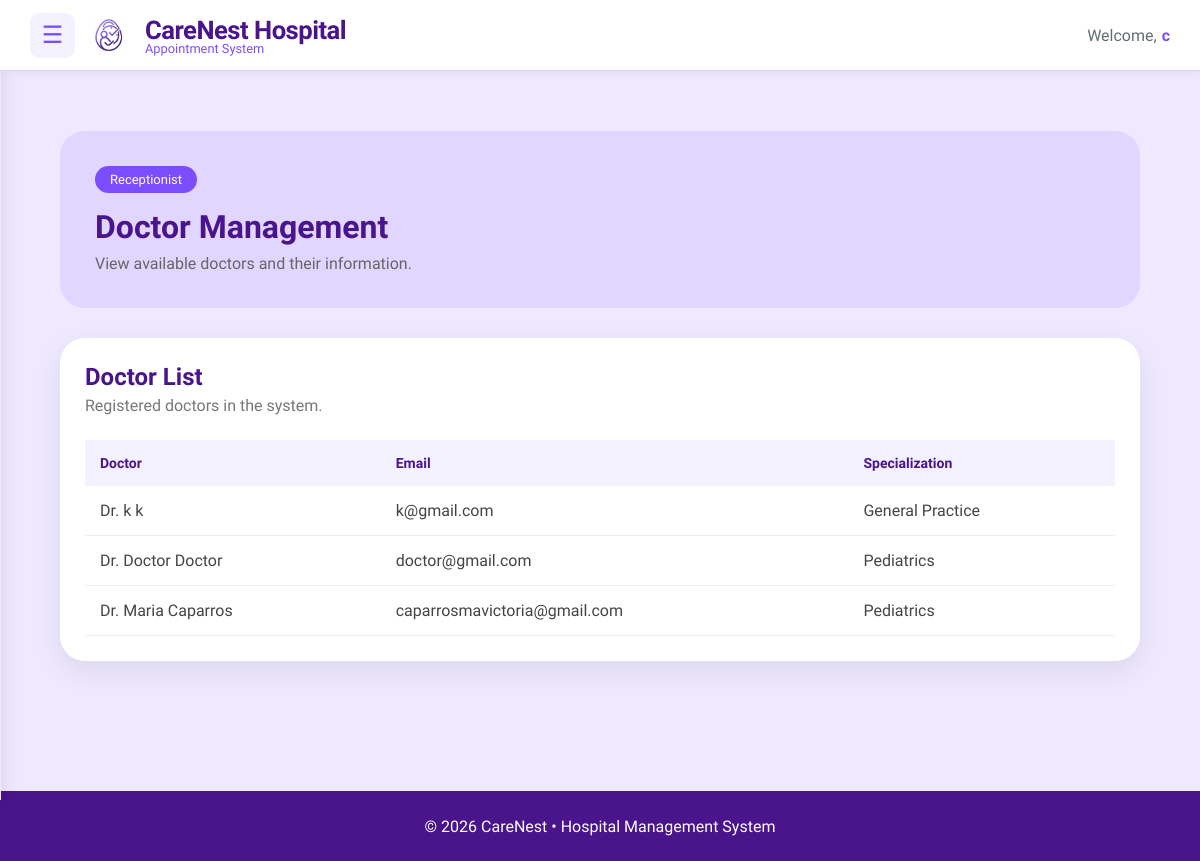
Before: /receptionist/doctors/ (signed in) with the older database file.
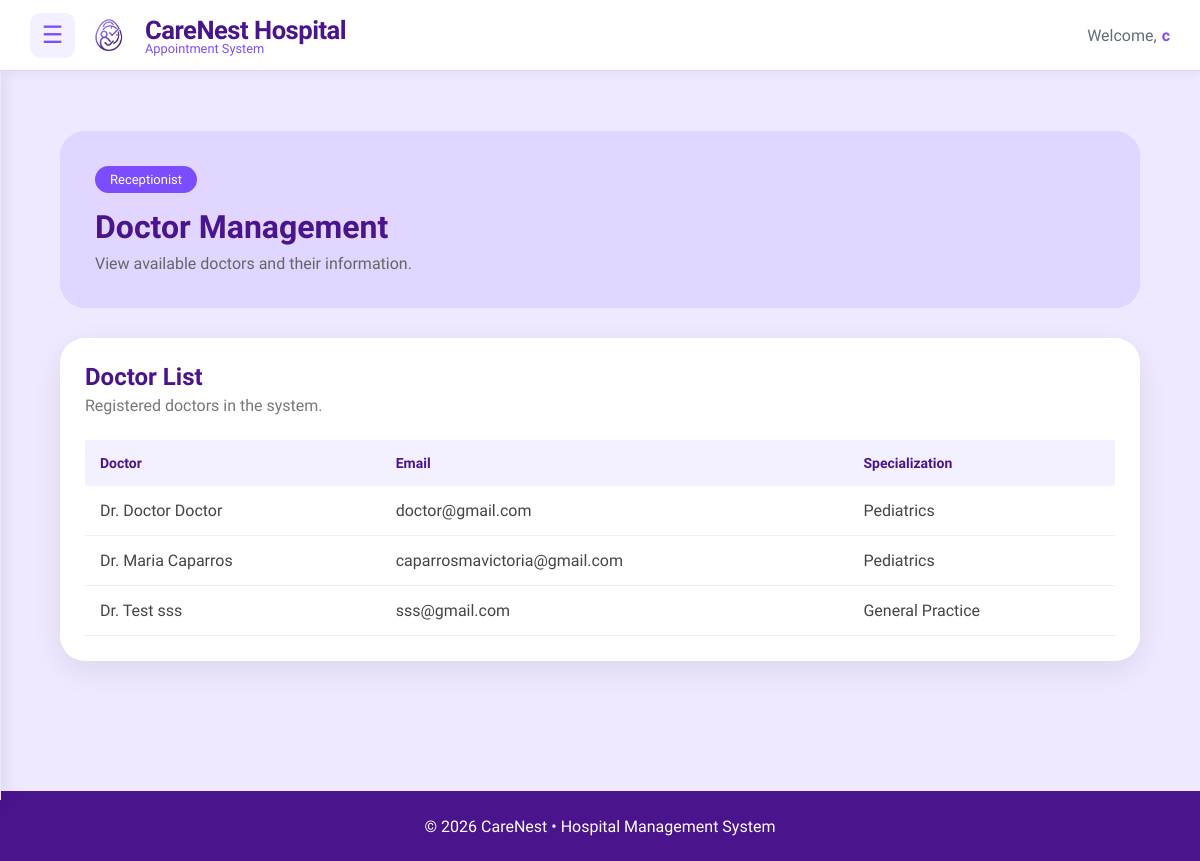
After: the same page with the newer database file.
### main/models.py (models this page shows, shortened)
class Doctor(models.Model):
    SPECIALIZATION_CHOICES = [
        ('Cardiology', 'Cardiology'),
        ('Dermatology', 'Dermatology'),
        ('Neurology', 'Neurology'),
        ('Pediatrics', 'Pediatrics'),
        ('Orthopedics', 'Orthopedics'),
        ('General Practice', 'General Practice'),
    ]
    SEX_CHOICES = [
        ('Male', 'Male'),
        ('Female', 'Female'),
        ('Other', 'Other'),
    ]
    user = models.OneToOneField(User, on_delete=models.CASCADE, related_name='doctor_profile')
    first_name = models.CharField(max_length=50, default="Unknown")
    middle_name = models.CharField(max_length=50, blank=True, null=True)
    last_name = models.CharField(max_length=50, default="Unknown")
    date_of_birth = models.DateField(blank=True, null=True)
    sex = models.CharField(
        max_length=10,
        choices=SEX_CHOICES,
        default='Male'
    )
    address = models.TextField(blank=True)
    specialization = models.CharField(
        max_length=50,
        choices=SPECIALIZATION_CHOICES,
        default='General Practice'
    )
    license_number = models.CharField(max_length=50, unique=True)
    contact_number = models.CharField(max_length=15)
    profile_picture = models.ImageField(
        upload_to=user_directory_path,
        default='default.jpg',
        blank=True,
        null=True
    )

### main/views.py (the view)
@login_required
def receptionist_doctors(request):
    doctors = Doctor.objects.select_related(
        "user"
    ).all()
    context = {
        "doctors": doctors
    }
    return render(
        request,
        "receptionist/appointment/receptionist_doctor.html",
        context
    )

### main/templates/receptionist/appointment/receptionist_doctor.html (shortened to what this page needs)
{% extends "includes/dashboard_base.html" %}
{% load static %}
{% block content %}
{% block extra_css %}
<link rel="stylesheet" href="{% static 'css/receptionist_doctor.css' %}">
{% endblock %}
<div class="doctors-page">
    <section class="page-header">
        <div>
            <span class="page-tag">
                Receptionist
            </span>
            <h1>
                Doctor Management
            </h1>
            <p>
                View available doctors and their information.
            </p>
        </div>
    </section>
    <section class="doctor-card">
        <div class="card-header">
            <h2>
                Doctor List
            </h2>
            <p>
                Registered doctors in the system.
            </p>
        </div>
        <div class="table-wrapper">
            <table class="doctor-table">
                <thead>
                    <tr>
                        <th>Doctor</th>
                        <th>Email</th>
                        <th>Specialization</th>
                    </tr>
                </thead>
                <tbody>
                {% for doctor in doctors %}
                    <tr>
                        <td>
                            Dr. {{ doctor.user.get_full_name }}
                        </td>
                        <td>
                            {{ doctor.user.email }}
                        </td>
                        <td>
                            {{ doctor.specialization }}
                        </td>
                    </tr>
                {% empty %}
                    <tr>
                        <td colspan="3" class="empty-row">
                            No doctors registered.
                        </td>
                    </tr>
                {% endfor %}
                </tbody>
            </table>
        </div>
    </section>
</div>
{% endblock %}

Changed rows visible on the page:
removed Doctor: user.get_full_name "k k", user.email "k@gmail.com", specialization "General Practice"
added Doctor: user.get_full_name "Test sss", user.email "sss@gmail.com", specialization "General Practice"
